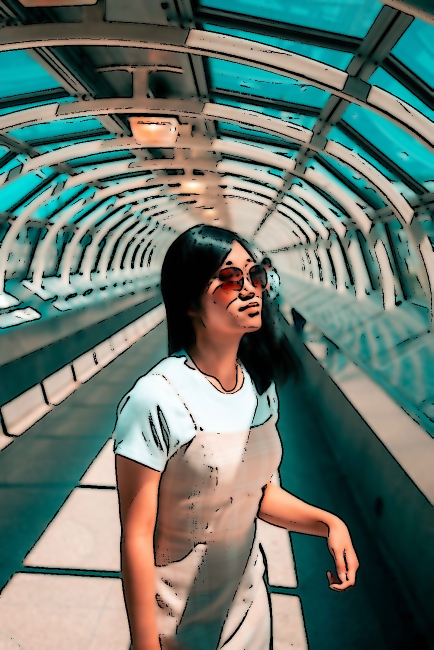
#> input picture job-orchestrator/tests/cartoonified.jpeg, 867 x 1300 px (shown at 1/2 size)
$ python -i ascii_art.py   (imports and definitions only)
#> lines starting #> are read from the running program, lines starting #| are printed output that depends on the picture
import numpy as np
import cv2
from colour import Color
from PIL import Image, ImageDraw, ImageFont

CHARS = np.asarray(list(" .,:irs?@9B&#"))

class ASCIIArt:
  def __init__(self, chars=CHARS, color_min="green", color_max="pink", bgcolor="white"):
    self.chars = chars
    self.color_min = color_min
    self.color_max = color_max
    self.bgcolor = bgcolor

    self.pixel_sampling_rate = 0.1
    self.GCF = 2 # contrast adjustment

    self.font = ImageFont.load_default()

    self.letter_width = self.font.getsize("x")[0]
    self.letter_height = self.font.getsize("x")[1]


  def transform(self, image):
    image = self._pil_image(image)

    letter_ratio = self.letter_height / self.letter_width

    width_by_letter = round(image.size[0] * self.pixel_sampling_rate * letter_ratio)
    height_by_letter = round(image.size[1] * self.pixel_sampling_rate)

    shape = (width_by_letter, height_by_letter)
    image = image.resize(shape)
    image = np.asarray(image)

    image = cv2.bitwise_not(image)

    image = np.sum(image, axis=2)

    # Normalize the results, enhance and reduce the brightness contrast.
    image -= image.min()
    # Map grayscale values to bins of symbols
    image = (1.0 - image / image.max()) ** self.GCF * (self.chars.size-1)

    lines = self._ascii_lines(image)

    nbins = len(lines)
    color_range =list(Color(self.color_min).range_to(Color(self.color_max), nbins))

    new_image_width= self.letter_width * width_by_letter
    new_image_height = self.letter_height * height_by_letter
    new_image = Image.new("RGBA", (new_image_width, new_image_height), self.bgcolor)
    draw = ImageDraw.Draw(new_image)

    self._draw_ascii_lines(draw, lines, color_range)

    return self._cv2_image(new_image)

  def _ascii_lines(self, image):
    return ["".join(r) for r in self.chars[image.astype(int)]]

  def _draw_ascii_lines(self, draw, lines, color_range):
    left_padding=0
    y = 0

    for idx, line in enumerate(lines):
      color = color_range[idx]
      draw.text((left_padding, y), line, color.hex, font=self.font)
      y += self.letter_height

  def _pil_image(self, image):
    return Image.fromarray(image)

  def _cv2_image(self, image):
    return cv2.cvtColor(np.array(image), cv2.COLOR_RGB2BGR)

# [6 lines not run here, left out]

>>> import cv2
>>> picture = cv2.imread('tests/cartoonified.jpeg', cv2.IMREAD_GRAYSCALE)
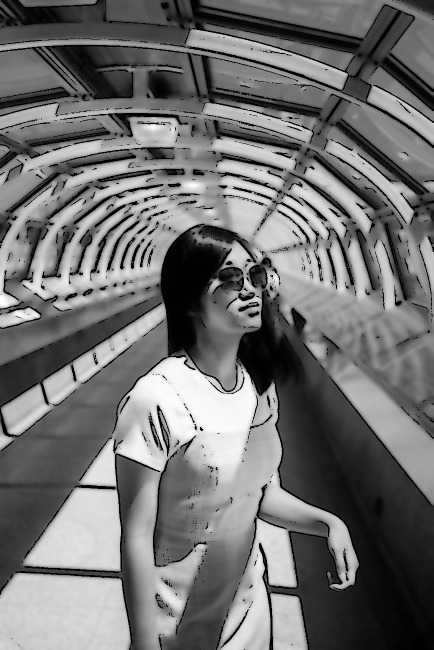
#> picture: shape (1300, 867) (shown at 1/2 size); min 0, max 255, mean 113.3
>>> result = ASCIIArt().transform(picture)
#> in transform, `image = image.resize(shape)`:
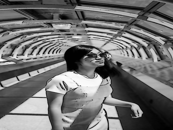
#> image: PIL image 173x130 L; min 0, max 255, mean 113.3
#> in transform, `image = cv2.bitwise_not(image)`:
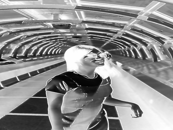
#> image: shape (130, 173); min 0, max 255, mean 141.7
#> (the run stopped early here; a loop or call above may not have finished)
